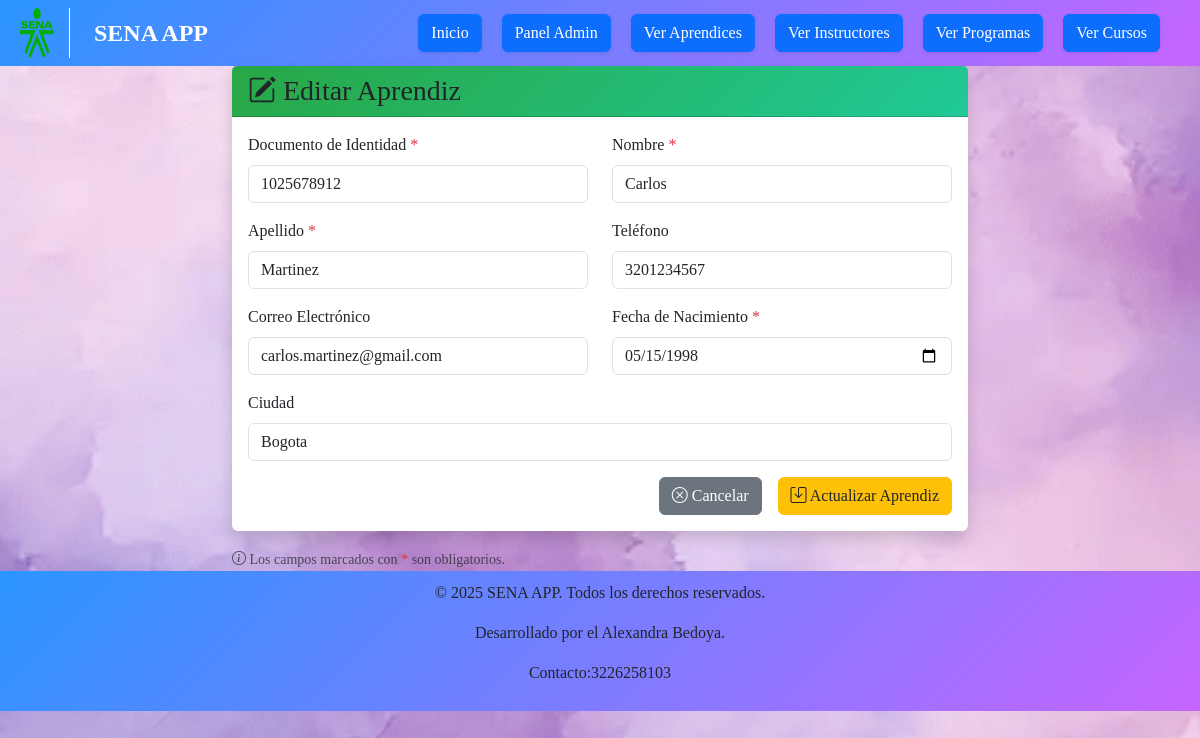
Screenshot of /aprendices/1/editar/ with the database file from the repository.
### aprendices/models.py (models this page shows, shortened)
class Aprendiz(models.Model):
    documento_identidad = models.CharField(max_length=20, unique=True)
    nombre = models.CharField(max_length=100)
    apellido = models.CharField(max_length=100)
    telefono = models.CharField(max_length=10, null=True)
    correo = models.EmailField(null=True)
    fecha_nacimiento = models.DateField()
    ciudad = models.CharField(max_length=100, null=True)
    programa = models.CharField(max_length=100)

### aprendices/views.py (the view, shortened to what this page needs)
# urls.py: path('aprendices/<int:aprendiz_id>/editar/', views.AprendizUpdateView.as_view(), name='editar_aprendiz'),
class AprendizUpdateView(generic.UpdateView):
    model = Aprendiz
    form_class = AprendizForm
    template_name = 'editar_aprendiz.html'
    success_url = reverse_lazy('aprendices:lista_aprendices')
    pk_url_kwarg = 'aprendiz_id'

### aprendices/templates/editar_aprendiz.html (shortened to what this page needs)
{% extends 'master.html' %}
{% block content %}
<div class="row justify-content-center">
    <div class="col-md-8">
        <div class="card shadow">
            <div class="card-header bg-warning text-dark">
                <h3 class="card-title mb-0">
                    <i class="bi bi-pencil-square"></i> Editar Aprendiz
                </h3>
            </div>
            <div class="card-body">
                <form method="post" novalidate>
                    <div class="row">
                        <div class="col-md-6 mb-3">
                            <label class="form-label">{{ form.documento_identidad.label }} <span class="text-danger">*</span></label>
                            {{ form.documento_identidad }}
                        </div>
                        <div class="col-md-6 mb-3">
                            <label class="form-label">{{ form.nombre.label }} <span class="text-danger">*</span></label>
                            {{ form.nombre }}
                        </div>
                    </div>
                    <div class="row">
                        <div class="col-md-6 mb-3">
                            <label class="form-label">{{ form.apellido.label }} <span class="text-danger">*</span></label>
                            {{ form.apellido }}
                        </div>
                        <div class="col-md-6 mb-3">
                            <label class="form-label">{{ form.telefono.label }}</label>
                            {{ form.telefono }}
                        </div>
                    </div>
                    <div class="row">
                        <div class="col-md-6 mb-3">
                            <label class="form-label">{{ form.correo.label }}</label>
                            {{ form.correo }}
                        </div>
                        <div class="col-md-6 mb-3">
                            <label class="form-label">{{ form.fecha_nacimiento.label }} <span class="text-danger">*</span></label>
                            {{ form.fecha_nacimiento }}
                        </div>
                    </div>
                    <div class="row">
                        <div class="col-md-12 mb-3">
                            <label class="form-label">{{ form.ciudad.label }}</label>
                            {{ form.ciudad }}
                        </div>
                    </div>
                    <div class="d-grid gap-2 d-md-flex justify-content-md-end">
                        <a href="{% url 'aprendices:lista_aprendices' %}" class="btn btn-secondary me-md-2">
                            <i class="bi bi-x-circle"></i> Cancelar
                        </a>
                        <button type="submit" class="btn btn-warning text-dark">
                            <i class="bi bi-save"></i> Actualizar Aprendiz
                        </button>
                    </div>
                </form>
            </div>
        </div>
        <div class="mt-3">
            <small class="text-muted">
                <i class="bi bi-info-circle"></i>
                Los campos marcados con <span class="text-danger">*</span> son obligatorios.
            </small>
        </div>
    </div>
</div>
{% endblock %}

### aprendices/static/members/mystyles.css (style rules this page uses)
* { margin: 0; padding: 0; box-sizing: border-box; }
body { font-family: 'Times New Roman', Times, serif; background-image: url("fondo.png"); background-size: cover; background-attachment: fixed; }
.card { transition: transform 0.2s; border: none; box-shadow: 0 2px 4px rgba(0, 0, 0, 0.1); }
.card-header { background: linear-gradient(135deg, #28a745, #20c997); color: white; }

### rows the page displays
Aprendiz: documento_identidad "1025678912", nombre "Carlos", apellido "Martinez", telefono "3201234567", correo "carlos.martinez@gmail.com", fecha_nacimiento "05/15/1998", ciudad "Bogota"
